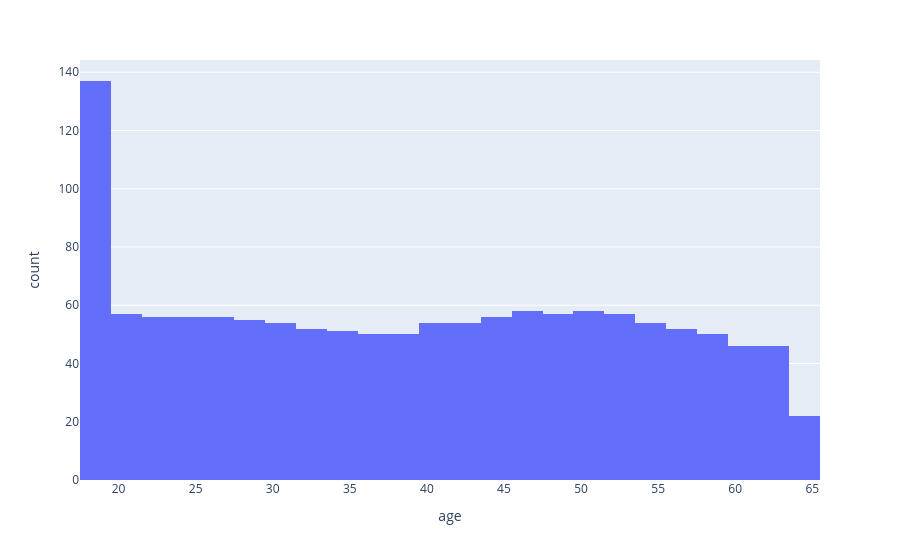

The notebook cell this image was saved under:
### Code cell
fig = px.histogram(medical_df,x='age')
fig.show()

### Figure 1 — Plotly figure (JSON) as saved in the notebook; plotly's stock layout.template omitted (floating-point values rounded to 4 significant figures; data arrays with more than 128 entries replaced by an {"elided": "..."} marker saying what was removed)
{"data": [{"bingroup": "x", "hovertemplate": "age=%{x}<br>count=%{y}<extra></extra>", "legendgroup": "", "marker": {"color": "#636efa", "pattern": {"shape": ""}}, "name": "", "orientation": "v", "showlegend": false, "type": "histogram", "x": {"elided": "1338 int values"}, "xaxis": "x", "yaxis": "y"}], "layout": {"barmode": "relative", "legend": {"tracegroupgap": 0}, "margin": {"t": 60}, "xaxis": {"anchor": "y", "domain": [0, 1], "title": {"text": "age"}}, "yaxis": {"anchor": "x", "domain": [0, 1], "title": {"text": "count"}}}}
